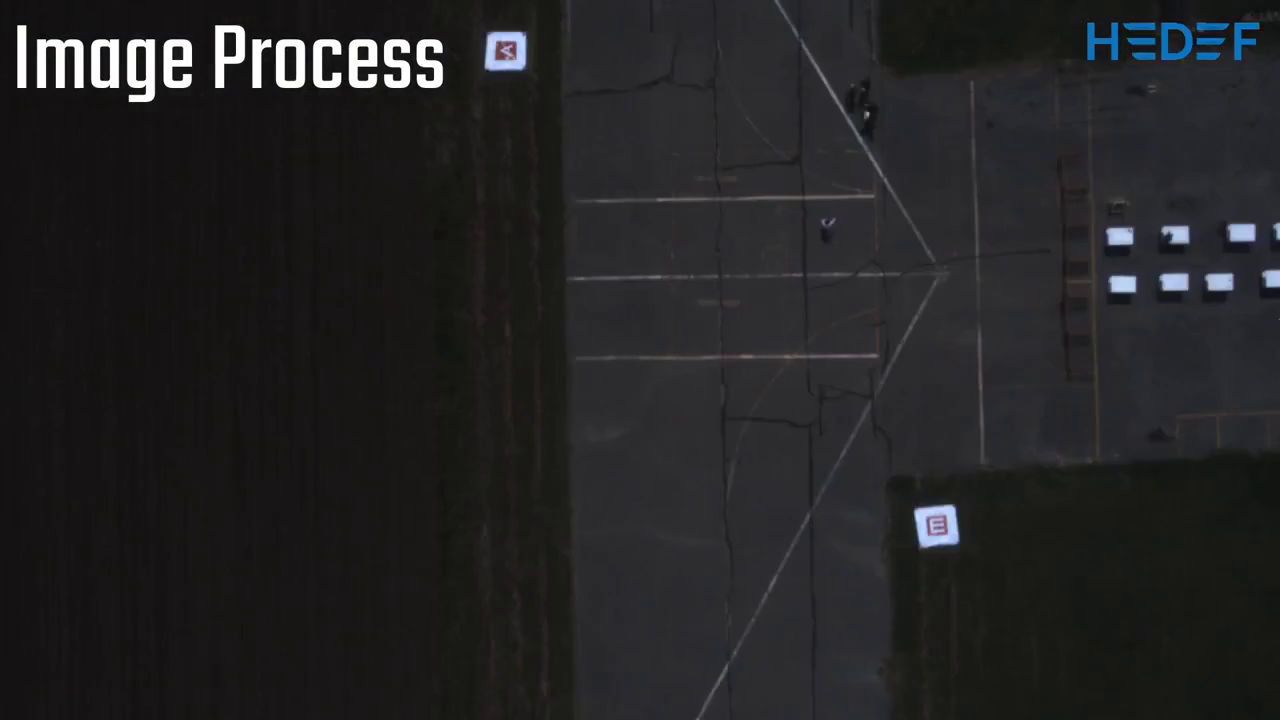
#> input picture frame 18 of Original Code/Sample_videos/samplevideo.mp4, 1280 x 720 px
$ python Bob.py
#> lines starting #> are read from the running program, lines starting #| are printed output that depends on the picture
import cv2
import pytesseract
import numpy as np
#https://github.com/spmallick/learnopencv/blob/master/BlobDetector/blob.py
from PIL import Image
from matplotlib import pyplot as plt
import multiprocessing as mp
# [10 lines of commented-out code are left out]

def image_rot(img):
    rows,cols=img.shape
    i=0
    angle=0
    for angle in range (0,360,90):
        M=cv2.getRotationMatrix2D((cols/2,rows/2),angle,1)
        dst = cv2.warpAffine(img,M,(cols,rows))
        text=detect_test(dst)
        if (text == "G") :
            exit()
        cv2.imshow("rot",dst)
        print("text",text)
        #print("angle",angle)


def save_to_file(img):
    d+=1
    filename="/home/kiagkons/Documents/Eagles/Sdu_Eagles_Electronics/Detection/letters/im_%d.jpg"%d
    cv2.imwrite(filename,sharpened)
    print("done",d)

def detect_test(img):
    config = ('-l eng --oem 1 --psm 10')
    text = pytesseract.image_to_string(img, config=config)
    return text


width=640
height=480
cap = cv2.VideoCapture('samplevideo.mp4')
p=0
print("1")
# while True :
while cap.isOpened():
    ret, frame = cap.read(300)
#> frame is the input picture: shape (720, 1280, 3); mean B, G, R 36.5, 35, 35.6
    frame=cv2.resize(frame, (width, height), fx=0, fy=0, interpolation=cv2.INTER_NEAREST)
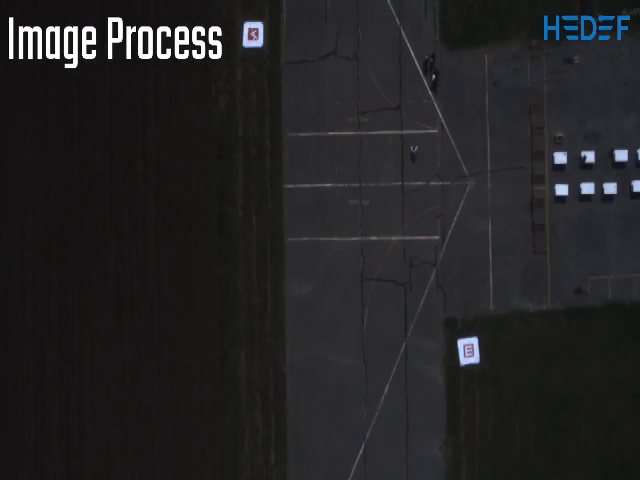
#> frame: shape (480, 640, 3); mean B, G, R 36.4, 35, 35.6
    #frame=cv2.resize(frame,(width,height))
    #image=frame.copy()
    frame = cv2.cvtColor(frame, cv2.COLOR_BGR2GRAY)
#> frame: shape (480, 640)

    # cv2.imshow('frame',frame)
    #img= cv2.cvtColor(frame, cv2.COLOR_BGR2GRAY)
    p=p+1
    print('frame no.',p)


    # Simple blob detector
    params = cv2.SimpleBlobDetector_Params()

    # set threshold
    #for 640*480 min 10 max 200
    params.minThreshold = 10
    params.maxThreshold = 200

    # Area filtering
    #640*480 75,250
    params.filterByArea = True
    params.minArea = 100
    params.maxArea = 500


    params.filterByCircularity = False
    params.minCircularity = 0.75

    params.filterByConvexity = True
    params.filterByInertia = False
    detector = cv2.SimpleBlobDetector_create(params)
    keypoints = detector.detect(frame)
#> keypoints = 6 keypoints; (x, y, size): (253, 34, 15.5), (145, 42, 15.2), (52, 42, 15), (588, 27, 15), (70, 42, 14.3), (115, 30, 13)

    # Draw detected blobs as red circles.
    # cv2.DRAW_MATCHES_FLAGS_DRAW_RICH_KEYPOINTS ensures
    # the size of the circle corresponds to the size of blob

    im_with_keypoints = cv2.drawKeypoints(frame, keypoints, np.array([]), (125,0,0), cv2.DRAW_MATCHES_FLAGS_DRAW_RICH_KEYPOINTS)

    #print("test", keypoints)
    # Show blobs

    cv2.imshow("Keypoints", im_with_keypoints)
    print("frame no.=",p)
    key = cv2.waitKey(75) & 0xFF
#> (key q is pressed here)
    if key == ord("q"):
        break
    d=0
    for k in keypoints:
        d+=1

        (x,y) = k.pt
        x = int(round(x))
        y = int(round(y))
        s=k.size
        s=int(round(s))
        a=int(round(x+(s/2))+4)
        b=int(round(y+(s/2))+4)
        c = int(round(x - (s / 2))-2)
        d = int(round(y - (s / 2))-2)
        # [4 lines of commented-out code are left out]
        cv2.rectangle(frame,(a,b), (c,d), (0,0,0),3)
        #cv2.imshow("with frame", frame)
        #Mat cropedImage = fullImage(Rect(X,Y,Width,Height));
        #crop_img=cv2.copyMakeBorder(frame,a,d,c,b, cv2.BORDER_REPLICATE)

        crop_img = frame[int(y-7):int(y+7),int(x-7):int(x+7)]
        crop_img = cv2.resize(crop_img, (30,30))
        # cv2.imshow("crop_img", crop_img)
        # sharpening
        kernel = np.array([[-1,-1,-1],[-1, 9,-1],[-1,-1,-1]])
        sharpened = cv2.filter2D(crop_img, -1, kernel)

        # # img blur
        img = cv2.medianBlur(crop_img,3)
        # img=cv2.addWeighted(img,1.5,img,-0.5,0)

        ret,bina = cv2.threshold(img,150,255,cv2.THRESH_BINARY)
        th3 = cv2.adaptiveThreshold(img,255,cv2.ADAPTIVE_THRESH_GAUSSIAN_C, cv2.THRESH_BINARY_INV,9,1)
        kern = np.ones((3,3),np.uint8)
        th3 = cv2.erode(th3,kern,iterations = 1)
        # th3 = cv2.dilate(th3,kern,iterations = 1)
        th3 = cv2.morphologyEx(th3, cv2.MORPH_CLOSE, kern)

        # [11 lines of commented-out code are left out]


cap.release()
cv2.destroyAllWindows()

$ run again, starting later in the video
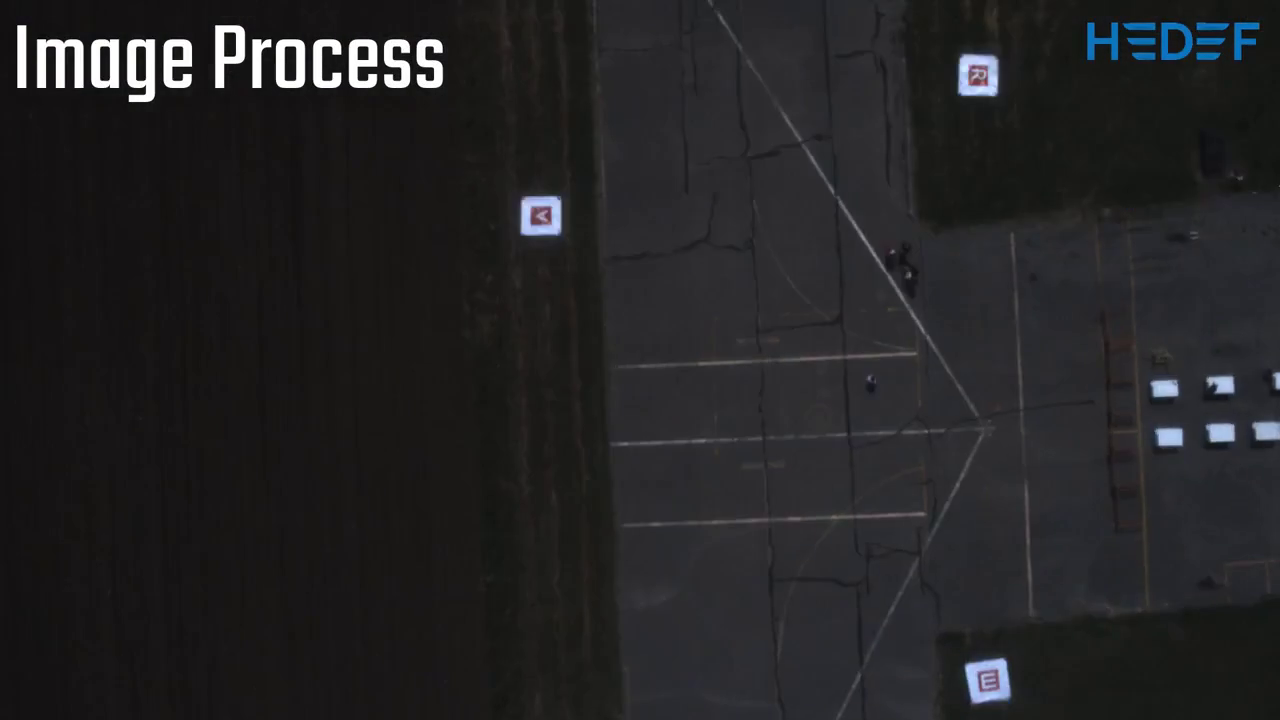
#> input picture frame 82 of Original Code/Sample_videos/samplevideo.mp4, 1280 x 720 px
#> frame is the input picture: shape (720, 1280, 3); mean B, G, R 36.7, 35.4, 35.8
#> `frame=cv2.resize(frame, (width, height), fx=0, fy=0, interpolation=cv2..`:
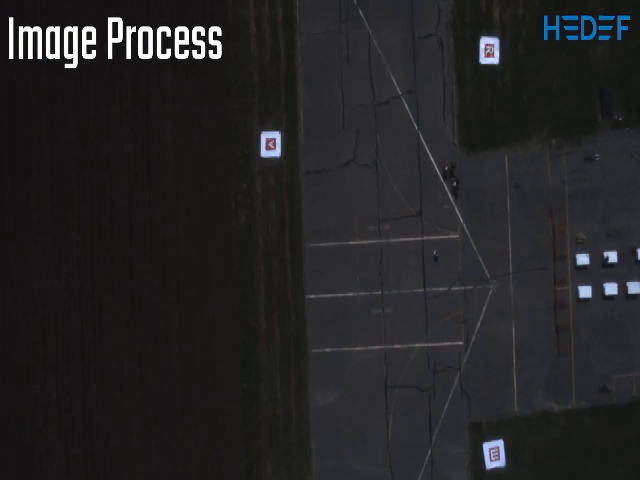
#> frame: shape (480, 640, 3); mean B, G, R 36.7, 35.4, 35.8
#> keypoints = 8 keypoints; (x, y, size): (52, 42, 24.7), (145, 42, 24.6), (489, 50, 23.8), (494, 454, 15.6), (270, 144, 14.9), (588, 27, 14.7), (70, 42, 14.3), (115, 30, 13)

$ run again, starting later in the video
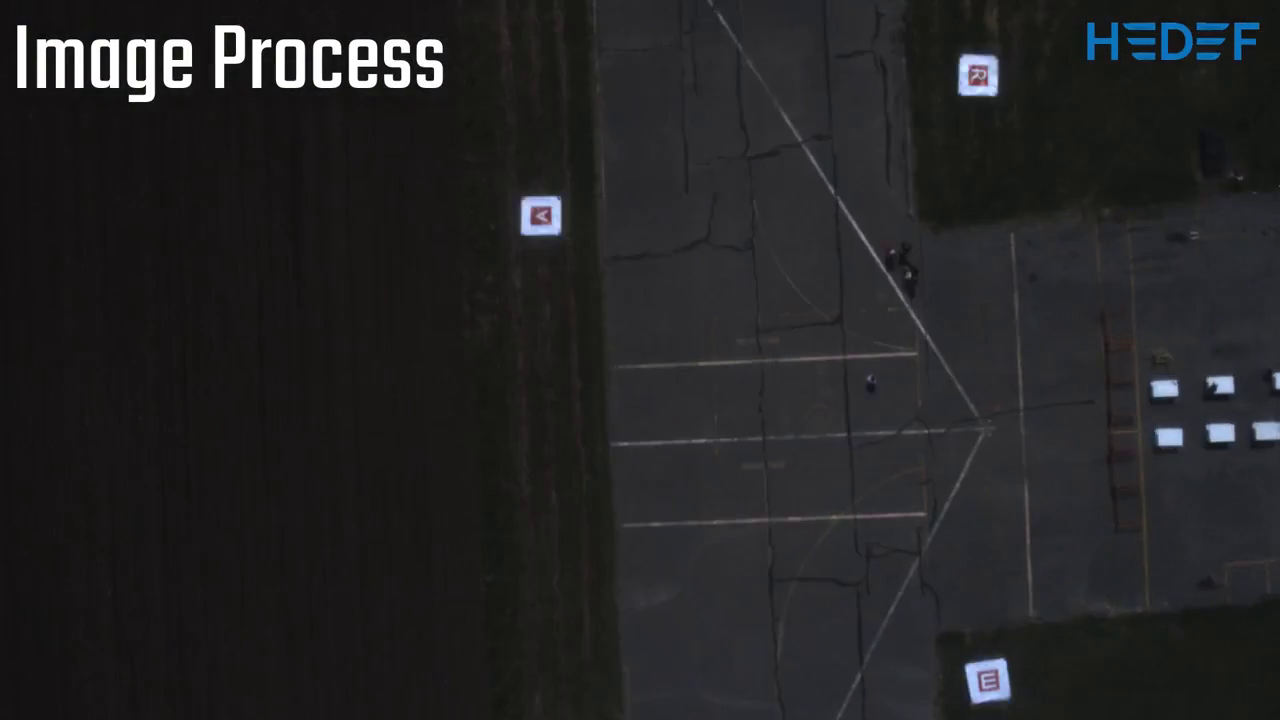
#> input picture frame 146 of Original Code/Sample_videos/samplevideo.mp4, 1280 x 720 px
#> frame is the input picture: shape (720, 1280, 3); mean B, G, R 36.7, 35.4, 35.8
#> `frame=cv2.resize(frame, (width, height), fx=0, fy=0, interpolation=cv2..`:
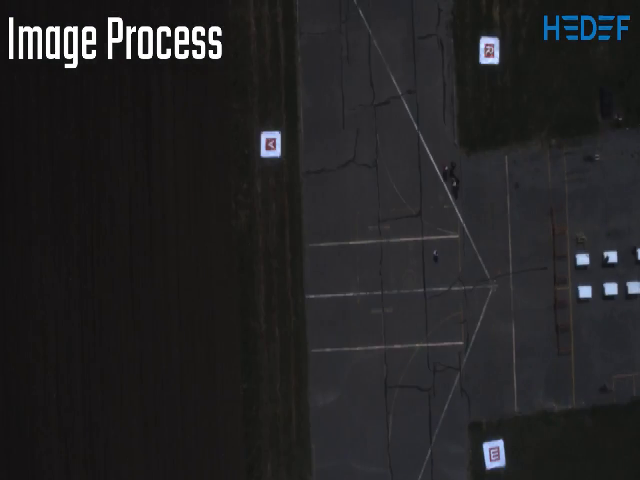
#> frame: shape (480, 640, 3); mean B, G, R 36.7, 35.4, 35.8
#> keypoints = 8 keypoints; (x, y, size): (489, 51, 24.5), (270, 144, 16.2), (494, 454, 16), (145, 42, 15.9), (52, 42, 14.8), (588, 27, 14.5), (70, 42, 14.3), (115, 30, 13)
